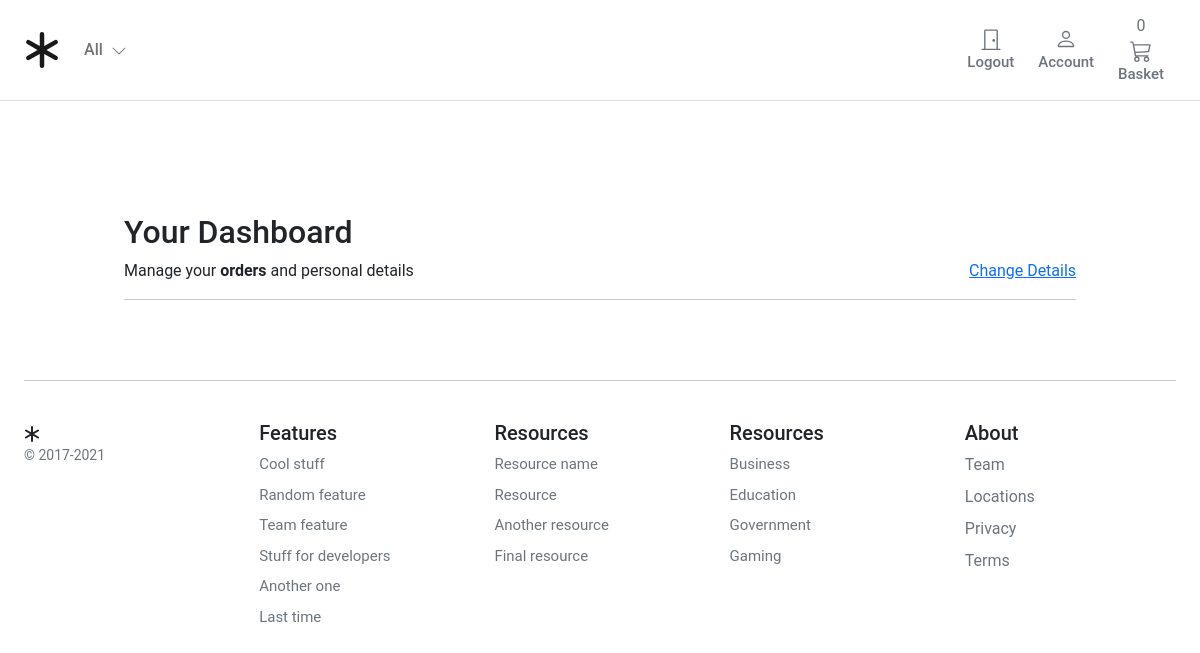
The page /account/dashboard/ (signed in) on the database as committed earlier.
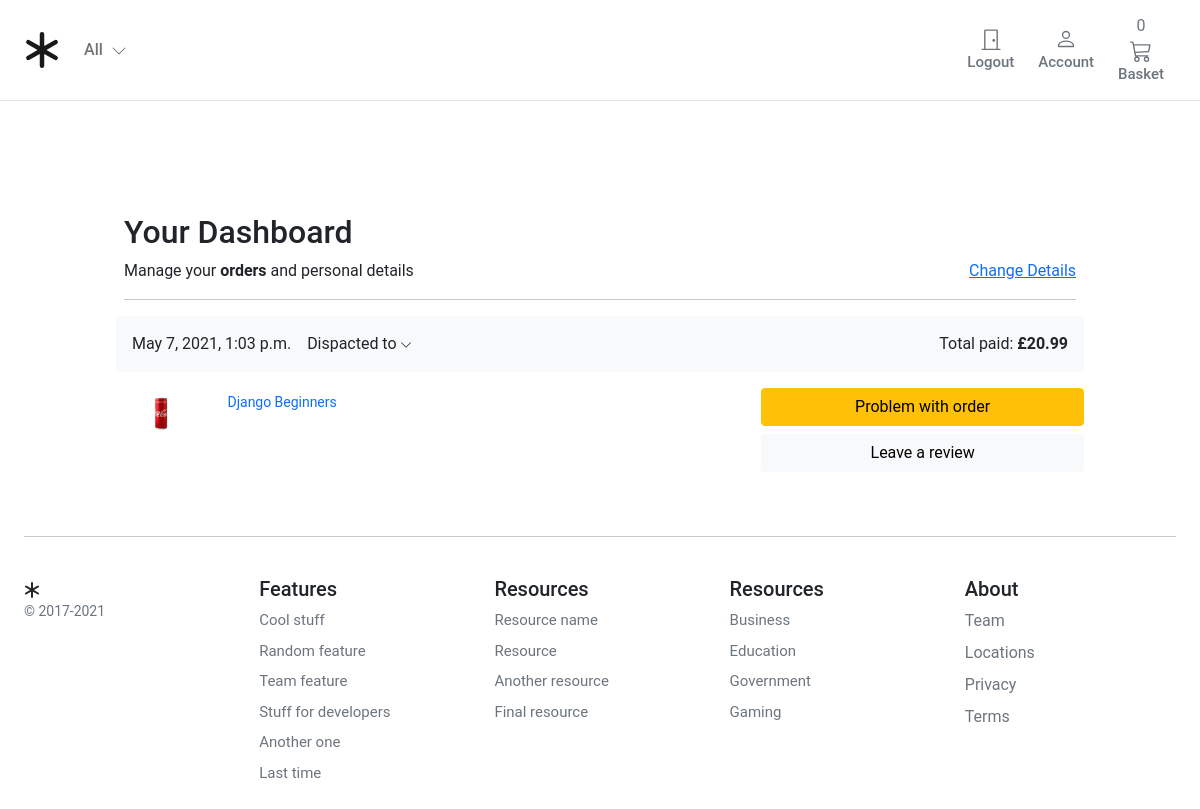
The same page on the database as committed later.
### order/models.py (models this page shows, shortened)
class Order(models.Model):
    user = models.ForeignKey(settings.AUTH_USER_MODEL, on_delete=models.CASCADE, related_name='order_user')
    full_name = models.CharField(max_length=50)
    address1 = models.CharField(max_length=250)
    address2 = models.CharField(max_length=250)
    city = models.CharField(max_length=100)
    phone = models.CharField(max_length=100)
    post_code = models.CharField(max_length=20)
    created = models.DateTimeField(auto_now_add=True)
    updated = models.DateTimeField(auto_now=True)
    total_paid = models.DecimalField(max_digits=5, decimal_places=2)
    order_key = models.CharField(max_length=200)
    billing_status = models.BooleanField(default=False)
    class Meta:
        ordering = ('-created',)

class OrderItem(models.Model):
    order = models.ForeignKey(Order, related_name='items', on_delete=models.CASCADE)
    product = models.ForeignKey(Product, related_name='order_items', on_delete=models.CASCADE)
    price = models.DecimalField(max_digits=5, decimal_places=2)
    quantity = models.PositiveIntegerField(default=1)

### store/models.py (models this page shows)
class Product(models.Model):
    category = models.ForeignKey(Category, related_name='product', on_delete=models.CASCADE)
    created_by = models.ForeignKey(settings.AUTH_USER_MODEL, on_delete=models.CASCADE, related_name='product_creator')
    title = models.CharField(max_length=255)
    author = models.CharField(max_length=255, default='admin')
    description = models.TextField(blank=True)
    image = models.ImageField(upload_to='images/', default='images/default.png')
    slug = models.SlugField(max_length=255)
    price = models.DecimalField(max_digits=4, decimal_places=2)
    in_stock = models.BooleanField(default=True)
    is_active = models.BooleanField(default=True)
    created = models.DateTimeField(auto_now_add=True)
    updated = models.DateTimeField(auto_now=True)
    objects = models.Manager()
    products = ProductManager()
    class Meta:
        verbose_name_plural = 'Products'
        ordering = ('-created',)
    def get_absolute_url(self):
        return reverse('store:product_detail', args=[self.slug])
    def __str__(self):
        return self.title

### account/views.py (the view)
# urls.py: path('dashboard/', views.dashboard, name='dashboard'),
@login_required
def dashboard(request):
    orders = user_orders(request)
    return render(request,
                  'account/user/dashboard.html', {'orders': orders})

### basket/basket.py (called while the page is built)
    def __len__(self):
        return sum(item['qty'] for item in self.basket.values())

### basket/context_processors.py (called while the page is built)
def basket(request):
    return {'basket': Basket(request)}

### order/views.py (called while the page is built)
def user_orders(request):
    user_id = request.user.id
    orders = Order.objects.filter(user_id=user_id).filter(billing_status=True)
    return orders

### store/context_processors.py (called while the page is built)
def categories(request):
    return {
        'categories': Category.objects.all()
    }

### store/models.py (called while the page is built)
    def get_absolute_url(self):
        return reverse('store:category_list', args=[self.slug])

### templates/account/user/dashboard.html (shortened to what this page needs)
{% extends "../../base.html" %} {% load static %} {% block title %}Basket Summary{%endblock %} {% block content %}
<main class="pt-5">
    <div class="container" style="max-width: 1000px">
        <div class="col-12">
            <h1 class="h2">Your Dashboard</h1>
        </div>
        <div class="col-12 d-flex justify-content-between">
            <div>Manage your <b>orders</b> and personal details</div>
            <div><a href="{% url "account:edit_details" %}">Change Details</a></div>
        </div>
        <hr />
    </div>
    <div class="container" style="max-width: 1000px">
        {% for order in orders %}
        <div class="row g-3">
            <div class="col-12 bg-light p-3 d-flex justify-content-between">
                <div class="d-flex d-flex-inline">
                    <div class="pe-3">{{ order.created }}</div>
                    <div class="dropdown">
                        <a class="text-reset text-decoration-none dropdown-toggle" href="#" role="link"
                            id="dropdownLink" data-bs-toggle="dropdown" aria-expanded="false">
                            Dispacted to
                            <svg xmlns="http://www.w3.org/2000/svg" width="12" height="12" fill="currentColor"
                                class="bi bi-chevron-down" viewBox="0 0 16 16">
                                <path fill-rule="evenodd"
                                    d="M1.646 4.646a.5.5 0 0 1 .708 0L8 10.293l5.646-5.647a.5.5 0 0 1 .708.708l-6 6a.5.5 0 0 1-.708 0l-6-6a.5.5 0 0 1 0-.708z" />
                            </svg>
                        </a>
                    </div>
                </div>
                <div class="text-end">
                    Total paid: <span class="fw-bold">£{{ order.total_paid }}</span>
                </div>
            </div>
            <div class="col-md-5 col-lg-4 order-md-last p-0 order-3">
                <div class="d-grid gap-2 ">
                    <button class="btn btn-warning" type="button">Problem with order</button>
                    <button class="btn btn-light" type="button">Leave a review</button>
                </div>
            </div>
            <div class="col-md-7 col-lg-8 p-0">
                {% for item in order.items.all %}
                <div class="card mb-3 border-0">
                    <div class="row g-0">
                        <div class="col-md-2 d-none d-md-block">
                            <img class="img-fluid" style="width:90px" src="{{item.product.image.url}}" />
                        </div>
                        <div class="col-md-10">
                            <div class="card-body p-1">
                                <a class="text-decoration-none" href="{{ item.product.get_absolute_url }}">
                                    <p class="card-text small">{{item.product|title}}</p>
                                </a>
                            </div>
                        </div>
                    </div>
                </div>
                {% endfor %}
            </div>
        </div>
        {% endfor %}
    </div>
</main>
{% endblock %}

### templates/base.html (shortened to what this page needs)
{% load static %}
<!DOCTYPE html>
<html>
<head>
    <link href="https://cdn.jsdelivr.net/npm/bootstrap@5.0.0-beta1/dist/css/bootstrap.min.css" rel="stylesheet"
>
    <link rel="stylesheet" href="{% static 'core/css/base.css' %}">
</head>
<body>
    <header class="pb-3">
        <nav class="navbar navbar-expand-md navbar-light bg-white border-bottom">
            <div class="container-fluid px-md-4">
                <div class="d-flex w-100 navbar-collapse">
                    <a class="navbar-brand d-flex-inline" href="/">
                    </a>
                    <ul class="navbar-nav me-auto mb-2 mb-md-0">
                        <li class="nav-item dropdown">
                            <a class="nav-link dropdown-toggle d-none d-md-block fw500" href="#" id="navbarDropdown"
                                role="button" data-bs-toggle="dropdown" aria-expanded="false">
                                All
                                <i class="ps-1"><svg xmlns="http://www.w3.org/2000/svg" width="16" height="16"
                                        fill="currentColor" class="bi bi-chevron-down" viewBox="0 0 16 16">
                                        <path fill-rule="evenodd"
                                            d="M1.646 4.646a.5.5 0 0 1 .708 0L8 10.293l5.646-5.647a.5.5 0 0 1 .708.708l-6 6a.5.5 0 0 1-.708 0l-6-6a.5.5 0 0 1 0-.708z" />
                                    </svg></i>
                            </a>
                        </li>
                    </ul>
                    {% if user.is_authenticated %}
                    <a type="button" role="button" href="{% url "account:logout" %}"
                        class="btn btn-outline-secondary border-0 basket-btn">
                        <div>
                            <svg xmlns="http://www.w3.org/2000/svg" width="22" height="22" fill="currentColor"
                                class="bi bi-door-closed" viewBox="0 0 16 16">
                                <path
                                    d="M3 2a1 1 0 0 1 1-1h8a1 1 0 0 1 1 1v13h1.5a.5.5 0 0 1 0 1h-13a.5.5 0 0 1 0-1H3V2zm1 13h8V2H4v13z" />
                                <path d="M9 9a1 1 0 1 0 2 0 1 1 0 0 0-2 0z" />
                            </svg>
                        </div>
                        <span class="fs15 fw500">Logout</span>
                    </a>
                    {% endif %}
                    <a type="button" role="button" href="{% url "account:dashboard" %}"
                        class="btn btn-outline-secondary border-0 basket-btn">
                        <div>
                        </div>
                        <span class="fs15 fw500">Account</span>
                    </a>
                    <a type="button" role="button" href="{% url "basket:basket_summary" %}"
                        class="btn btn-outline-secondary border-0 basket-btn">
                        {% with total_qty=basket|length %}
                        <div id="basket-qty" class="basket-qty">
                            {% if total_qty > 0 %}
                            {{ total_qty }}
                            {% else %}
                            0
                            {% endif %}
                        </div>
                        {% endwith %}
                        <div>
                        </div>
                        <span class="fs15 fw500">Basket</span>
                    </a>
                </div>
            </div>
        </nav>
    </header>
    <main class="pt-5">
        <div id="content">{% block content %} {% endblock %}</div>
    </main>
    <footer class="container py-5 footer">
        <hr>
        <div class="row pt-4">
            <div class="col-12 col-md">
                <small class="d-block mb-3 text-muted">&copy; 2017-2021</small>
            </div>
            <div class="col-6 col-md fs15">
                <h5>Features</h5>
                <ul class="list-unstyled">
                    <li><a class="link-secondary text-decoration-none" href="#">Cool stuff</a></li>
                    <li><a class="link-secondary text-decoration-none" href="#">Random feature</a></li>
                    <li><a class="link-secondary text-decoration-none" href="#">Team feature</a></li>
                    <li><a class="link-secondary text-decoration-none" href="#">Stuff for developers</a></li>
                    <li><a class="link-secondary text-decoration-none" href="#">Another one</a></li>
                    <li><a class="link-secondary text-decoration-none" href="#">Last time</a></li>
                </ul>
            </div>
            <div class="col-6 col-md fs15">
                <h5>Resources</h5>
                <ul class="list-unstyled">
                    <li><a class="link-secondary text-decoration-none" href="#">Resource name</a></li>
                    <li><a class="link-secondary text-decoration-none" href="#">Resource</a></li>
                    <li><a class="link-secondary text-decoration-none" href="#">Another resource</a></li>
                    <li><a class="link-secondary text-decoration-none" href="#">Final resource</a></li>
                </ul>
            </div>
            <div class="col-6 col-md fs15">
                <h5>Resources</h5>
                <ul class="list-unstyled">
                    <li><a class="link-secondary text-decoration-none" href="#">Business</a></li>
                    <li><a class="link-secondary text-decoration-none" href="#">Education</a></li>
                    <li><a class="link-secondary text-decoration-none" href="#">Government</a></li>
                    <li><a class="link-secondary text-decoration-none" href="#">Gaming</a></li>
                </ul>
            </div>
            <div class="col-6 col-md">
                <h5>About</h5>
                <ul class="list-unstyled">
                    <li><a class="link-secondary text-decoration-none" href="#">Team</a></li>
                    <li><a class="link-secondary text-decoration-none" href="#">Locations</a></li>
                    <li><a class="link-secondary text-decoration-none" href="#">Privacy</a></li>
                    <li><a class="link-secondary text-decoration-none" href="#">Terms</a></li>
                </ul>
            </div>
        </div>
    </footer>
</body>
</html>

### static/core/css/base.css (style rules this page uses)
@media (min-width: 1000px) { .container { max-width: 1000px; } }
@media (max-width: 1200px) { .container { max-width: 100%; padding:0 24px; } }
.dropdown-toggle::after { display: none; }
html, body, p, div { letter-spacing: -0.02px; font-family: 'Roboto', sans-serif; }
.fs15 { font-size: 0.9375rem; }
.fw500 { font-weight: 500; }
.footer > div > div > ul > li { padding-bottom:8px; }

Rows that differ between the two databases and show on the page:
added Order: created "May 7, 2021, 1:03 p.m.", total_paid "20.99"
added OrderItem: product.image (placeholder picture), product "Django Beginners"
